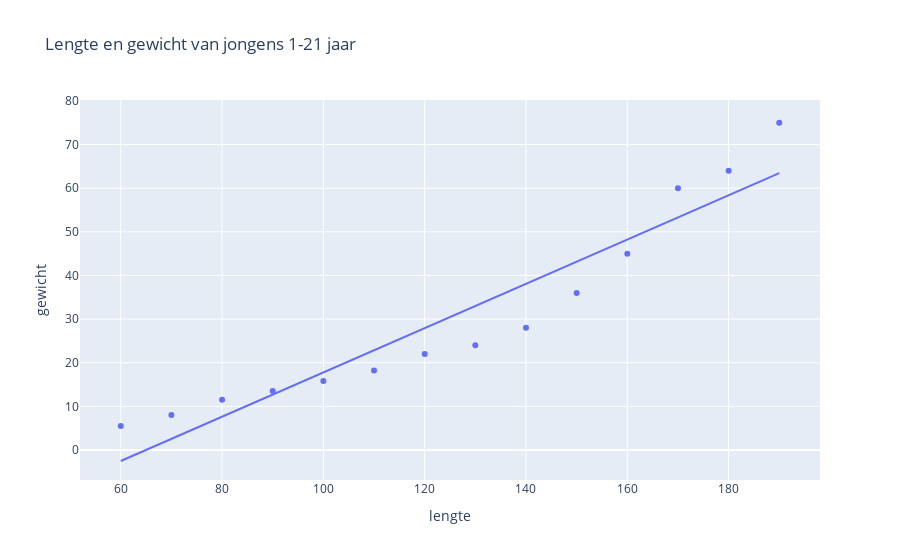

Notebook source saved alongside this figure:
### Code cell
#hide_input
# Lengte en gewicht van jongens 1-21 jaar
lengte = [60, 70, 80, 90, 100, 110, 120, 130, 140, 150, 160, 170, 180, 190]
gewicht = [5.5, 8, 11.5, 13.5, 15.8, 18.2, 22, 24, 28, 36, 45, 60, 64, 75]

df = pd.DataFrame(zip(lengte, gewicht), columns=["lengte", "gewicht"])

fig = px.scatter(df, x="lengte", y="gewicht", title="Lengte en gewicht van jongens 1-21 jaar", trendline="ols")
fig.show()

### Figure 1 — Plotly figure (JSON) as saved in the notebook; plotly's stock layout.template omitted (floating-point values rounded to 4 significant figures)
{"data": [{"hovertemplate": "lengte=%{x}<br>gewicht=%{y}<extra></extra>", "legendgroup": "", "marker": {"color": "#636efa", "symbol": "circle"}, "mode": "markers", "name": "", "orientation": "v", "showlegend": false, "type": "scatter", "x": [60, 70, 80, 90, 100, 110, 120, 130, 140, 150, 160, 170, 180, 190], "xaxis": "x", "y": [5.5, 8, 11.5, 13.5, 15.8, 18.2, 22, 24, 28, 36, 45, 60, 64, 75], "yaxis": "y"}, {"hovertemplate": "<b>OLS trendline</b><br>gewicht = 0.507451 * lengte + -32.967<br>R<sup>2</sup>=0.903689<br><br>lengte=%{x}<br>gewicht=%{y} <b>(trend)</b><extra></extra>", "legendgroup": "", "marker": {"color": "#636efa", "symbol": "circle"}, "mode": "lines", "name": "", "showlegend": false, "type": "scatter", "x": [60, 70, 80, 90, 100, 110, 120, 130, 140, 150, 160, 170, 180, 190], "xaxis": "x", "y": [-2.52, 2.555, 7.629, 12.7, 17.78, 22.85, 27.93, 33.0, 38.08, 43.15, 48.23, 53.3, 58.37, 63.45], "yaxis": "y"}], "layout": {"legend": {"tracegroupgap": 0}, "title": {"text": "Lengte en gewicht van jongens 1-21 jaar"}, "xaxis": {"anchor": "y", "domain": [0, 1], "title": {"text": "lengte"}}, "yaxis": {"anchor": "x", "domain": [0, 1], "title": {"text": "gewicht"}}}}
